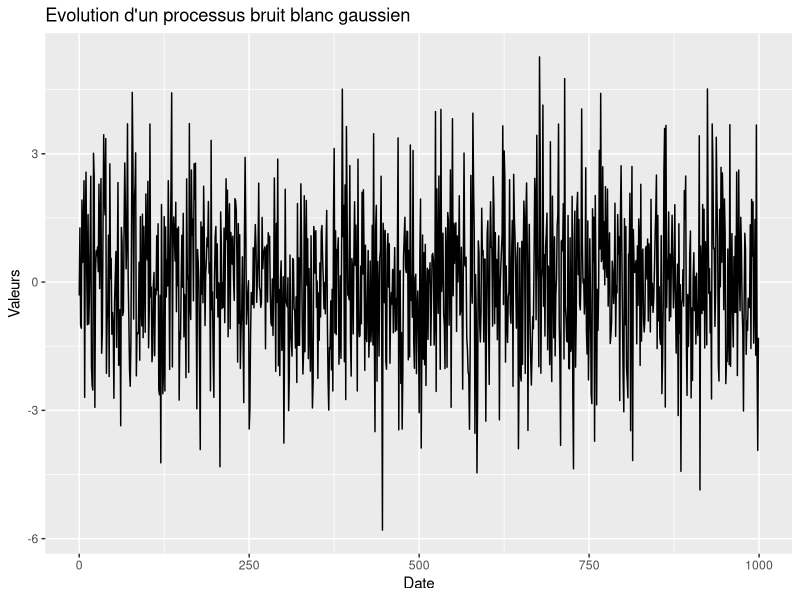
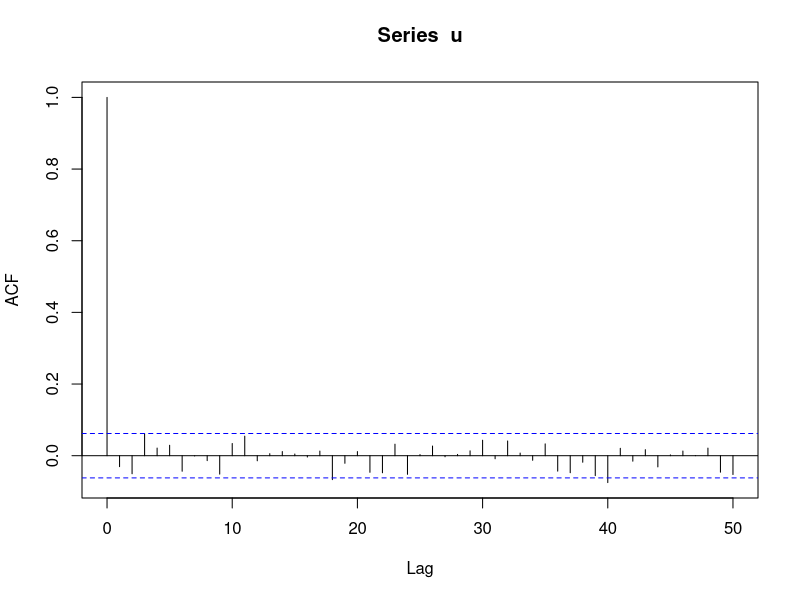

Here is the R script that generated these plots, in order:
## ---- chunk 1
knitr::opts_chunk$set(echo = TRUE,warning = FALSE, message = FALSE)
## ---- chunk 2
library(tidyverse)
library(gridExtra)
## ---- chunk 3
obs=rnorm(1000,0,1.7)
u=ts(obs,start=0,frequency =1)
data.frame(Date=time(u),Valeurs=as.vector(u))%>%
  ggplot(aes(x=Date,y=Valeurs))+geom_line(col='black')+
  labs(title="Evolution d'un processus bruit blanc gaussien")
## ---- chunk 4
acf(u,plot=TRUE, lag.max=50)
